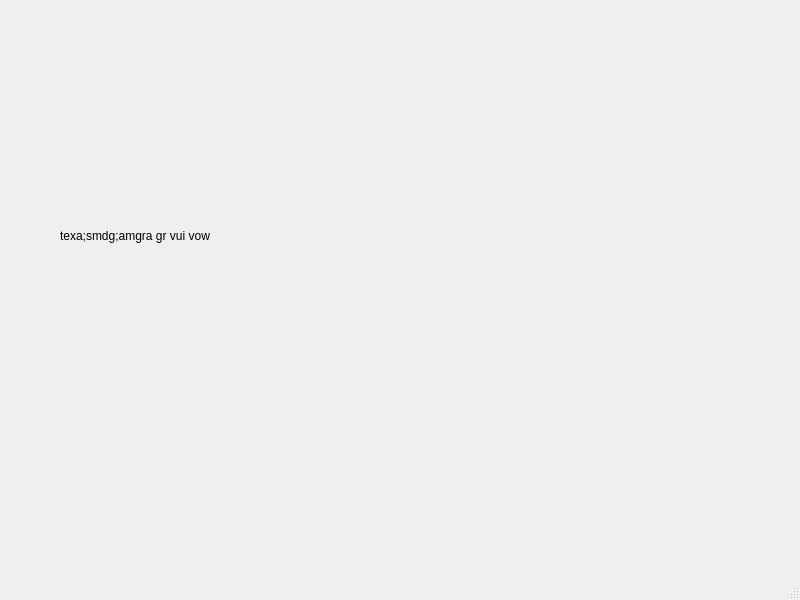
<?xml version="1.0" encoding="UTF-8"?>
<ui version="4.0">
 <class>MainWindow</class>
 <widget class="QMainWindow" name="MainWindow">
  <property name="geometry">
   <rect>
    <x>0</x>
    <y>0</y>
    <width>800</width>
    <height>600</height>
   </rect>
  </property>
  <property name="windowTitle">
   <string>MainWindow</string>
  </property>
  <widget class="QWidget" name="centralwidget">
   <widget class="QLabel" name="label">
    <property name="geometry">
     <rect>
      <x>60</x>
      <y>150</y>
      <width>401</width>
      <height>171</height>
     </rect>
    </property>
    <property name="text">
     <string>texa;smdg;amgra gr vui vow</string>
    </property>
   </widget>
  </widget>
  <widget class="QMenuBar" name="menubar">
   <property name="geometry">
    <rect>
     <x>0</x>
     <y>0</y>
     <width>800</width>
     <height>21</height>
    </rect>
   </property>
  </widget>
  <widget class="QStatusBar" name="statusbar"/>
 </widget>
 <resources/>
 <connections/>
</ui>
